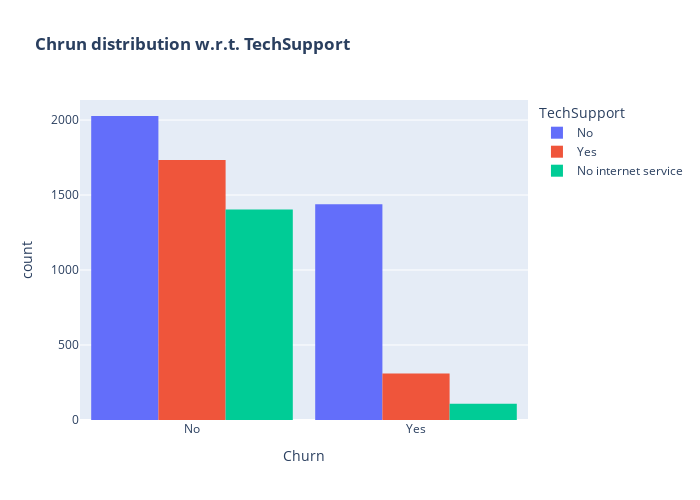

Write notebook code for a chart like this one.
### Markdown cell above
Customers that doesn't have partners are more likely to churn

### Code cell
fig = px.histogram(df, x="Churn", color="TechSupport",barmode="group",  title="<b>Chrun distribution w.r.t. TechSupport</b>")
fig.update_layout(width=700, height=500, bargap=0.1)
fig.show()

### Figure 1 — Plotly figure (JSON) as saved in the notebook; plotly's stock layout.template omitted (floating-point values rounded to 4 significant figures; data arrays with more than 128 entries replaced by an {"elided": "..."} marker saying what was removed)
{"data": [{"alignmentgroup": "True", "bingroup": "x", "hovertemplate": "TechSupport=No<br>Churn=%{x}<br>count=%{y}<extra></extra>", "legendgroup": "No", "marker": {"color": "#636efa", "pattern": {"shape": ""}}, "name": "No", "offsetgroup": "No", "orientation": "v", "showlegend": true, "type": "histogram", "x": {"elided": "3465 str values"}, "xaxis": "x", "yaxis": "y"}, {"alignmentgroup": "True", "bingroup": "x", "hovertemplate": "TechSupport=Yes<br>Churn=%{x}<br>count=%{y}<extra></extra>", "legendgroup": "Yes", "marker": {"color": "#EF553B", "pattern": {"shape": ""}}, "name": "Yes", "offsetgroup": "Yes", "orientation": "v", "showlegend": true, "type": "histogram", "x": {"elided": "2044 str values"}, "xaxis": "x", "yaxis": "y"}, {"alignmentgroup": "True", "bingroup": "x", "hovertemplate": "TechSupport=No internet service<br>Churn=%{x}<br>count=%{y}<extra></extra>", "legendgroup": "No internet service", "marker": {"color": "#00cc96", "pattern": {"shape": ""}}, "name": "No internet service", "offsetgroup": "No internet service", "orientation": "v", "showlegend": true, "type": "histogram", "x": {"elided": "1512 str values"}, "xaxis": "x", "yaxis": "y"}], "layout": {"bargap": 0.1, "barmode": "group", "height": 500, "legend": {"title": {"text": "TechSupport"}, "tracegroupgap": 0}, "title": {"text": "<b>Chrun distribution w.r.t. TechSupport</b>"}, "width": 700, "xaxis": {"anchor": "y", "domain": [0, 1], "title": {"text": "Churn"}}, "yaxis": {"anchor": "x", "domain": [0, 1], "title": {"text": "count"}}}}
